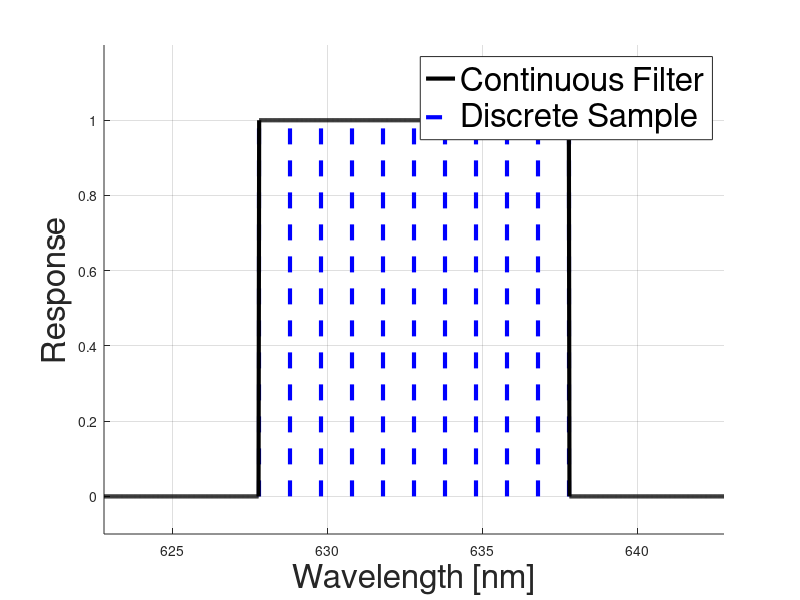

Source code (MATLAB):
cWvl = 632.8;
nWvl = 1000;
wvl = linspace(cWvl-10,cWvl+10,nWvl);
resp = ones(1,nWvl);
ind = wvl>cWvl+5;resp(ind) = 0;
ind = wvl<cWvl-5;resp(ind) = 0;

figure; 
hax = axes;
hold on
for i = -5:5
    SP=cWvl+i;
    
    l=line([SP SP],get(hax,'YLim'),'LineStyle','--','LineWidth',3,'Color',[0 0 1]);
    
end
p1=plot(wvl,resp,'k-','LineWidth',3);grid('on');
xlabel('Wavelength [nm]','FontSize',24)
ylabel('Response','FontSize',24)
axis([cWvl-10 cWvl+10 -0.1 1.2])

legend([p1,l],{'Continuous Filter','Discrete Sample'},'FontSize',24)